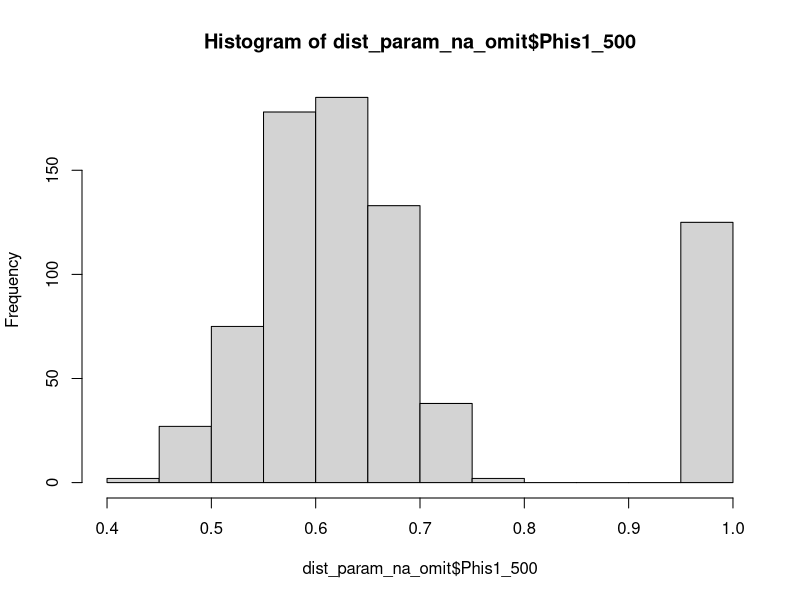
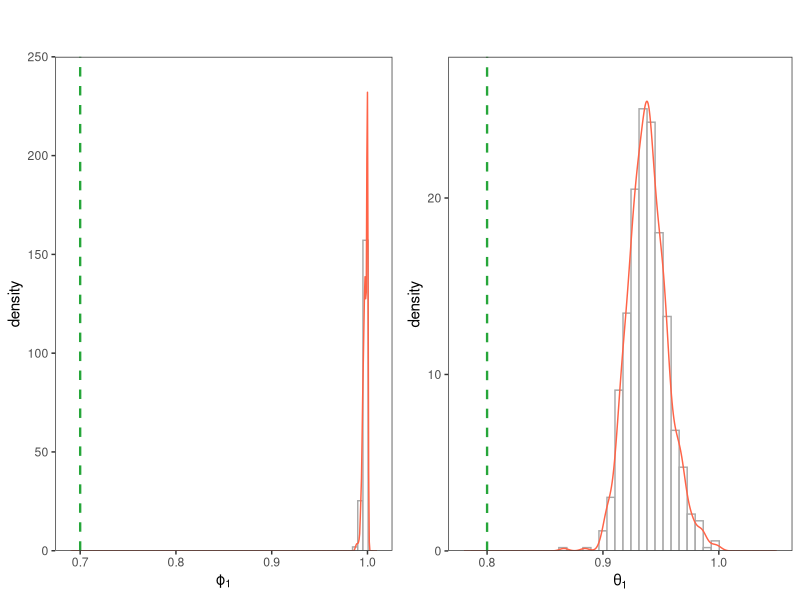
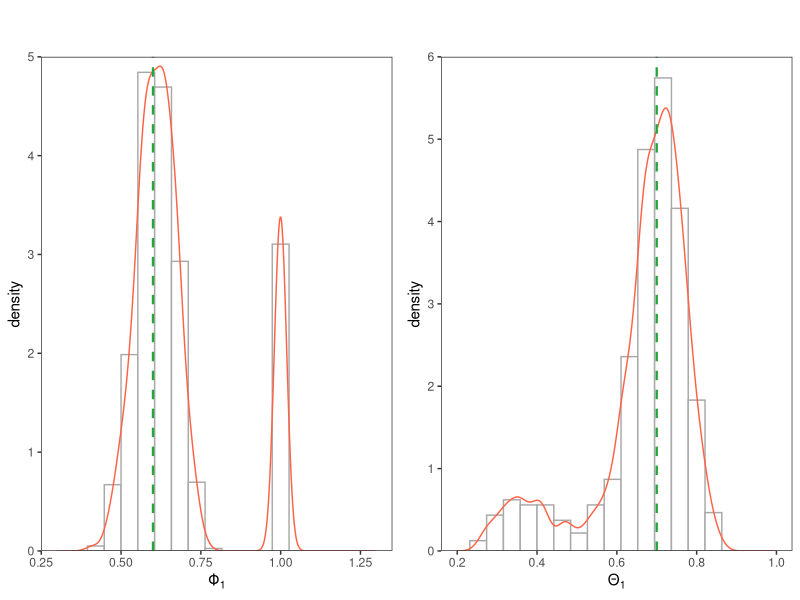

Here is the R script that generated these plots, in order:
library(tidyverse)
library(ggthemes)
library(readr)
library(ggplot2)
library(gridExtra)

# Explorar cual es la convergencia de los parametros ajustados con 
# sarima_101_101_12 cuando los datos fueron generados 
# por un sarima_111_101_12.

dist_param <- read.csv("data/dist_param_sarima_101_101_12_fuera_mod.csv",  header = TRUE)

dist_param_na_omit <- na.omit(dist_param)
dim(dist_param_na_omit) # 765   6
colnames(dist_param_na_omit)
#View(dist_param_na_omit)

# Parametros reales: 
# ar= c(0.7), ma=c(0.8), 
# sar= c(0.6), sma=c(0.7)
# d=1, D=0

hist(dist_param_na_omit$Phis1_500)

# histogramas parte regular

g1 <- ggplot(dist_param_na_omit, aes(x = phis1_500)) + 
  geom_histogram(colour = "darkgray", fill = "white", bins = 60, aes(y = ..density..))+
  geom_density(lwd = 0.5,linetype = 1, colour = "tomato")+
  labs(title = "",  subtitle = "", x= expression("\u03d5"[1]))+
  scale_y_continuous(expand = c(0, 0), limits = c(0,250))+
  geom_vline(xintercept = 0.7, linetype="dashed", color="#26A63A",lwd=0.8)+
  xlim(c(0.69,1.01))+ theme_bw()+
  theme(panel.grid.major = element_blank(),
        panel.grid.minor = element_blank())

g2 <- ggplot(dist_param_na_omit, aes(x = titas1_500)) + 
  geom_histogram(colour = "darkgray", fill = "white", bins = 40, aes(y = ..density..))+
  geom_density(lwd = 0.5,linetype = 1, colour = "tomato")+
  labs(title = "",  subtitle = "", x= expression("\u03B8"[1]))+
  scale_y_continuous(expand = c(0, 0), limits = c(0,28))+
  geom_vline(xintercept = 0.8, linetype="dashed", color="#26A63A",lwd=0.8)+
  xlim(c(0.78,1.05))+ theme_bw()+
  theme(panel.grid.major = element_blank(),
        panel.grid.minor = element_blank())


# histogramas parte estacional

g3 <- ggplot(dist_param_na_omit, aes(x = Phis1_500)) + 
  geom_histogram(colour = "darkgray", fill = "white", bins = 20, aes(y = ..density..))+
  geom_density(lwd = 0.5,linetype = 1, colour = "tomato")+
  labs(title = "",  subtitle = "", x= expression("\u03A6"[1]))+
  scale_y_continuous(expand = c(0, 0), limits = c(0,5))+
  geom_vline(xintercept = 0.6, linetype="dashed", color="#26A63A",lwd=0.8)+
  xlim(c(0.3,1.3))+ theme_bw()+
  theme(panel.grid.major = element_blank(),
        panel.grid.minor = element_blank())

g4 <- ggplot(dist_param_na_omit, aes(x = Titas1_500)) + 
  geom_histogram(colour = "darkgray", fill = "white", bins = 20, aes(y = ..density..))+
  geom_density(lwd = 0.5,linetype = 1, colour = "tomato")+
  labs(title = "",  subtitle = "", x= expression("\u0398"[1]))+
  scale_y_continuous(expand = c(0, 0), limits = c(0,6))+
  geom_vline(xintercept = 0.7, linetype="dashed", color="#26A63A",lwd=0.8)+
  xlim(c(0.2,1))+ theme_bw()+
  theme(panel.grid.major = element_blank(),
        panel.grid.minor = element_blank())



dist_sarima_fuera_mod_reg <- grid.arrange(g1,g2, nrow=1)

dist_sarima_fuera_mod_est <- grid.arrange(g3,g4, nrow=1)
